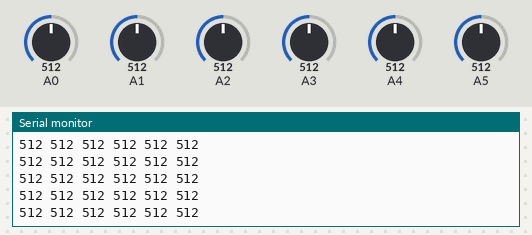
Bench run of a sketch on a simulated Arduino Uno, built with avr-gcc and run on an emulated ATmega328P. Parts: the last lines printed to the serial monitor. The inputs (shaded band) are chosen by the test bench; at power-on: A0 = 512, A2 = 512, A3 = 512, A1 = 512, A4 = 512, A5 = 512.

Above: at 1.2 s.
1.3 s: A0 set to 107
At 2.1 s:
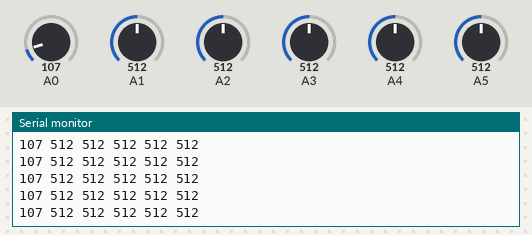
4.3 s: A0 set to 90
At 5.2 s:
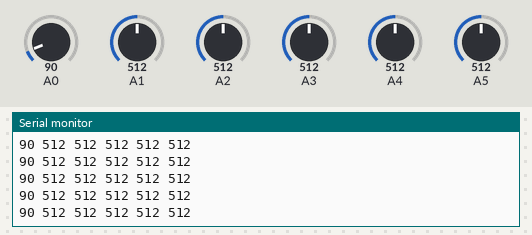
10.3 s: A2 set to 104
At 10.8 s:
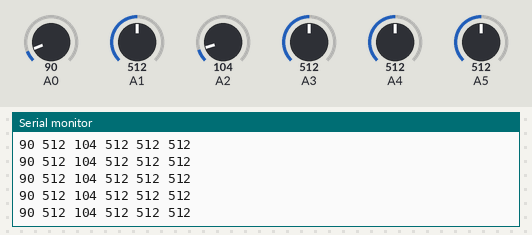
11.8 s: A2 set to 90
At 12.8 s:
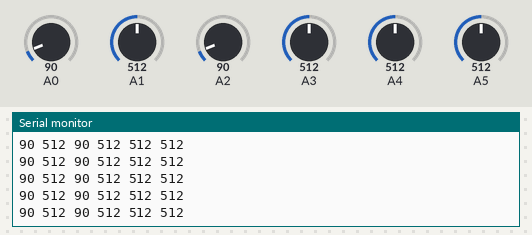
14.8 s: A3 set to 106
At 15.4 s:
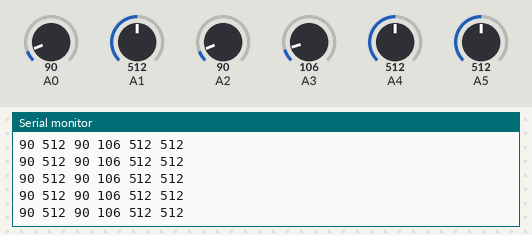
16.3 s: A3 set to 93
At 17.3 s:
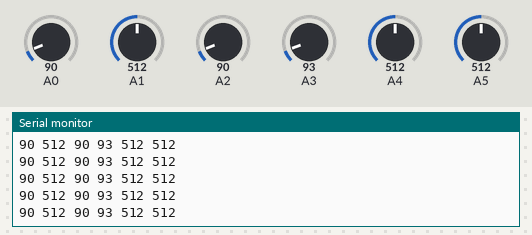
Timing chart, 0 to 19.3 s (numbered marks = the images above; inputs shaded):
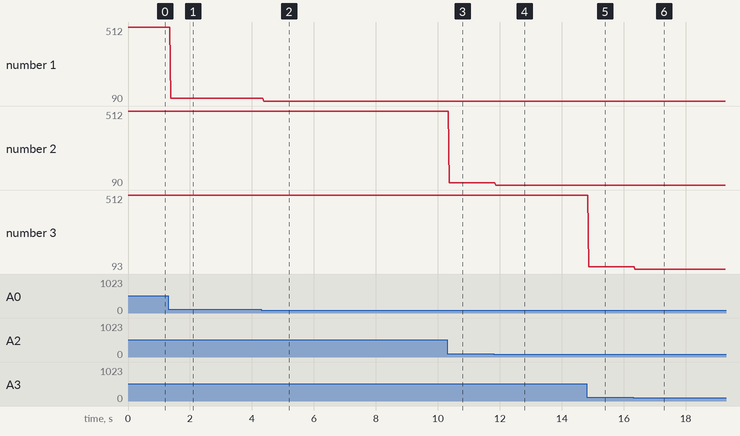

Measured:
- after the input at 1.3 s, the serial monitor: prints a new line after 0.08 s (image 1)
- after the input at 4.3 s, the serial monitor: prints a new line after 0.08 s (image 2)
- after the input at 10.3 s, the serial monitor: prints a new line after 0.06 s (image 3)
- after the input at 11.8 s, the serial monitor: prints a new line after 0.07 s (image 4)
- after the input at 14.8 s, the serial monitor: prints a new line after 0.06 s (image 5)
- after the input at 16.3 s, the serial monitor: prints a new line after 0.06 s (image 6)
- plotted number 1: 512 → 107 after the input at 1.3 s, 107 → 90 after the input at 4.3 s
- plotted number 2: 512 → 104 after the input at 10.3 s

The sketch:

readAllAnalog.ino
```cpp
float analogPins[] = {0, 1, 2, 3, 4, 5};

void setup()
{
  Serial.begin(9600);
}


void loop()
{
  for (int i = 0; i < 6; i++)
  {
    int val = analogRead(analogPins[i]);
    Serial.print(val);
    Serial.print(" ");
  }
  Serial.println();
}
```
